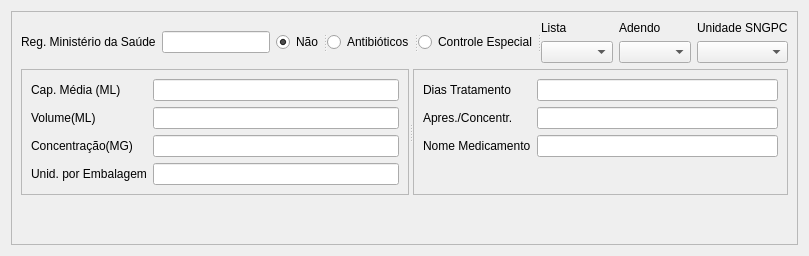
           <widget class="QWidget" name="SNGPC">
            <attribute name="title">
             <string>SNGPC</string>
            </attribute>
            <layout class="QVBoxLayout" name="verticalLayout_14">
             <item>
              <widget class="QFrame" name="SNGPC_Frame">
               <property name="autoFillBackground">
                <bool>true</bool>
               </property>
               <property name="frameShape">
                <enum>QFrame::StyledPanel</enum>
               </property>
               <property name="frameShadow">
                <enum>QFrame::Raised</enum>
               </property>
               <layout class="QGridLayout" name="gridLayout_2">
                <item row="0" column="0">
                 <layout class="QVBoxLayout" name="verticalLayout_6">
                  <item>
                   <layout class="QHBoxLayout" name="horizontalLayout_4">
                    <item>
                     <layout class="QHBoxLayout" name="horizontalLayout_5">
                      <item>
                       <widget class="QLabel" name="Reg_Label">
                        <property name="text">
                         <string>Reg. Ministério da Saúde</string>
                        </property>
                       </widget>
                      </item>
                      <item>
                       <widget class="QLineEdit" name="Reg_Entry">
                        <property name="sizePolicy">
                         <sizepolicy hsizetype="Minimum" vsizetype="Fixed">
                          <horstretch>0</horstretch>
                          <verstretch>0</verstretch>
                         </sizepolicy>
                        </property>
                       </widget>
                      </item>
                     </layout>
                    </item>
                    <item>
                     <layout class="QGridLayout" name="gridLayout_12">
                      <item row="0" column="1">
                       <widget class="QSplitter" name="splitter_9">
                        <property name="orientation">
                         <enum>Qt::Horizontal</enum>
                        </property>
                        <widget class="QRadioButton" name="Nao_radioButton">
                         <property name="text">
                          <string>Não</string>
                         </property>
                         <property name="checked">
                          <bool>true</bool>
                         </property>
                         <property name="autoExclusive">
                          <bool>true</bool>
                         </property>
                        </widget>
                        <widget class="QRadioButton" name="Antibiotico_radioButton">
                         <property name="text">
                          <string>Antibióticos</string>
                         </property>
                        </widget>
                        <widget class="QRadioButton" name="ControleEspecial_radioButton">
                         <property name="text">
                          <string>Controle Especial</string>
                         </property>
                        </widget>
                        <widget class="QWidget" name="layoutWidget_3">
                         <layout class="QGridLayout" name="gridLayout_14">
                          <item row="0" column="0">
                           <widget class="QLabel" name="Lista_Label">
                            <property name="sizePolicy">
                             <sizepolicy hsizetype="Preferred" vsizetype="Fixed">
                              <horstretch>0</horstretch>
                              <verstretch>0</verstretch>
                             </sizepolicy>
                            </property>
                            <property name="text">
                             <string>Lista</string>
                            </property>
                            <property name="alignment">
                             <set>Qt::AlignBottom|Qt::AlignLeading|Qt::AlignLeft</set>
                            </property>
                           </widget>
                          </item>
                          <item row="0" column="1">
                           <widget class="QLabel" name="Adendo_Label">
                            <property name="sizePolicy">
                             <sizepolicy hsizetype="Preferred" vsizetype="Fixed">
                              <horstretch>0</horstretch>
                              <verstretch>0</verstretch>
                             </sizepolicy>
                            </property>
                            <property name="text">
                             <string>Adendo</string>
                            </property>
                            <property name="alignment">
                             <set>Qt::AlignBottom|Qt::AlignLeading|Qt::AlignLeft</set>
                            </property>
                           </widget>
                          </item>
                          <item row="0" column="2">
                           <widget class="QLabel" name="UnidadeSNGPC_Label">
                            <property name="sizePolicy">
                             <sizepolicy hsizetype="Preferred" vsizetype="Fixed">
                              <horstretch>0</horstretch>
                              <verstretch>0</verstretch>
                             </sizepolicy>
                            </property>
                            <property name="text">
                             <string>Unidade SNGPC</string>
                            </property>
                            <property name="alignment">
                             <set>Qt::AlignBottom|Qt::AlignLeading|Qt::AlignLeft</set>
                            </property>
                           </widget>
                          </item>
                          <item row="1" column="0">
                           <widget class="QComboBox" name="Lista_ComboBox">
                            <property name="sizePolicy">
                             <sizepolicy hsizetype="Preferred" vsizetype="Fixed">
                              <horstretch>0</horstretch>
                              <verstretch>0</verstretch>
                             </sizepolicy>
                            </property>
                           </widget>
                          </item>
                          <item row="1" column="1">
                           <widget class="QComboBox" name="Adendo_ComboBox">
                            <property name="sizePolicy">
                             <sizepolicy hsizetype="Preferred" vsizetype="Fixed">
                              <horstretch>0</horstretch>
                              <verstretch>0</verstretch>
                             </sizepolicy>
                            </property>
                           </widget>
                          </item>
                          <item row="1" column="2">
                           <widget class="QComboBox" name="UnidadeSNGPC_ComboBox">
                            <property name="sizePolicy">
                             <sizepolicy hsizetype="Preferred" vsizetype="Fixed">
                              <horstretch>0</horstretch>
                              <verstretch>0</verstretch>
                             </sizepolicy>
                            </property>
                           </widget>
                          </item>
                         </layout>
                        </widget>
                       </widget>
                      </item>
                     </layout>
                    </item>
                   </layout>
                  </item>
                  <item>
                   <layout class="QVBoxLayout" name="verticalLayout_8">
                    <item>
                     <widget class="QSplitter" name="splitter_8">
                      <property name="orientation">
                       <enum>Qt::Horizontal</enum>
                      </property>
                      <widget class="QFrame" name="SNGPC_Frame1">
                       <property name="frameShape">
                        <enum>QFrame::StyledPanel</enum>
                       </property>
                       <property name="frameShadow">
                        <enum>QFrame::Raised</enum>
                       </property>
                       <layout class="QFormLayout" name="formLayout">
                        <item row="0" column="0">
                         <widget class="QLabel" name="CapMedia_Label">
                          <property name="text">
                           <string>Cap. Média (ML)</string>
                          </property>
                          <property name="alignment">
                           <set>Qt::AlignLeading|Qt::AlignLeft|Qt::AlignVCenter</set>
                          </property>
                         </widget>
                        </item>
                        <item row="0" column="1">
                         <widget class="QLineEdit" name="CapMedia_Entry">
                          <property name="mouseTracking">
                           <bool>true</bool>
                          </property>
                          <property name="focusPolicy">
                           <enum>Qt::StrongFocus</enum>
                          </property>
                          <property name="styleSheet">
                           <string notr="true"/>
                          </property>
                          <property name="echoMode">
                           <enum>QLineEdit::Normal</enum>
                          </property>
                          <property name="alignment">
                           <set>Qt::AlignLeading|Qt::AlignLeft|Qt::AlignTop</set>
                          </property>
                          <property name="readOnly">
                           <bool>false</bool>
                          </property>
                          <property name="cursorMoveStyle">
                           <enum>Qt::LogicalMoveStyle</enum>
                          </property>
                         </widget>
                        </item>
                        <item row="1" column="0">
                         <widget class="QLabel" name="Volume_Label">
                          <property name="text">
                           <string>Volume(ML)</string>
                          </property>
                         </widget>
                        </item>
                        <item row="1" column="1">
                         <widget class="QLineEdit" name="Volume_Entry">
                          <property name="styleSheet">
                           <string notr="true"/>
                          </property>
                          <property name="alignment">
                           <set>Qt::AlignLeading|Qt::AlignLeft|Qt::AlignTop</set>
                          </property>
                          <property name="readOnly">
                           <bool>false</bool>
                          </property>
                         </widget>
                        </item>
                        <item row="2" column="0">
                         <widget class="QLabel" name="Concentracao_Label">
                          <property name="text">
                           <string>Concentração(MG)</string>
                          </property>
                         </widget>
                        </item>
                        <item row="2" column="1">
                         <widget class="QLineEdit" name="Concentracao_Entry">
                          <property name="styleSheet">
                           <string notr="true"/>
                          </property>
                          <property name="alignment">
                           <set>Qt::AlignLeading|Qt::AlignLeft|Qt::AlignTop</set>
                          </property>
                          <property name="readOnly">
                           <bool>false</bool>
                          </property>
                         </widget>
                        </item>
                        <item row="3" column="0">
                         <widget class="QLabel" name="UnidEmbalagemLabel">
                          <property name="text">
                           <string>Unid. por Embalagem</string>
                          </property>
                         </widget>
                        </item>
                        <item row="3" column="1">
                         <widget class="QLineEdit" name="UnidEmbalagem_Entry">
                          <property name="styleSheet">
                           <string notr="true"/>
                          </property>
                          <property name="alignment">
                           <set>Qt::AlignLeading|Qt::AlignLeft|Qt::AlignTop</set>
                          </property>
                          <property name="readOnly">
                           <bool>false</bool>
                          </property>
                         </widget>
                        </item>
                       </layout>
                      </widget>
                      <widget class="QFrame" name="SNGPC_Frame2">
                       <property name="frameShape">
                        <enum>QFrame::StyledPanel</enum>
                       </property>
                       <property name="frameShadow">
                        <enum>QFrame::Raised</enum>
                       </property>
                       <layout class="QFormLayout" name="formLayout_2">
                        <item row="0" column="0">
                         <widget class="QLabel" name="DiasTrat_Label">
                          <property name="text">
                           <string>Dias Tratamento</string>
                          </property>
                         </widget>
                        </item>
                        <item row="0" column="1">
                         <widget class="QLineEdit" name="DiasTrat_Entry">
                          <property name="styleSheet">
                           <string notr="true"/>
                          </property>
                          <property name="readOnly">
                           <bool>false</bool>
                          </property>
                         </widget>
                        </item>
                        <item row="1" column="0">
                         <widget class="QLabel" name="Apres_Label">
                          <property name="text">
                           <string>Apres./Concentr.</string>
                          </property>
                         </widget>
                        </item>
                        <item row="1" column="1">
                         <widget class="QLineEdit" name="Apres_Entry">
                          <property name="styleSheet">
                           <string notr="true"/>
                          </property>
                          <property name="readOnly">
                           <bool>false</bool>
                          </property>
                         </widget>
                        </item>
                        <item row="2" column="0">
                         <widget class="QLabel" name="NomeMedic_Label">
                          <property name="text">
                           <string>Nome Medicamento</string>
                          </property>
                         </widget>
                        </item>
                        <item row="2" column="1">
                         <widget class="QLineEdit" name="NomeMedic_Entry">
                          <property name="styleSheet">
                           <string notr="true"/>
                          </property>
                          <property name="readOnly">
                           <bool>false</bool>
                          </property>
                         </widget>
                        </item>
                       </layout>
                      </widget>
                     </widget>
                    </item>
                   </layout>
                  </item>
                 </layout>
                </item>
                <item row="1" column="0">
                 <spacer name="verticalSpacer_2">
                  <property name="orientation">
                   <enum>Qt::Vertical</enum>
                  </property>
                  <property name="sizeHint" stdset="0">
                   <size>
                    <width>20</width>
                    <height>40</height>
                   </size>
                  </property>
                 </spacer>
                </item>
               </layout>
              </widget>
             </item>
            </layout>
           </widget>
